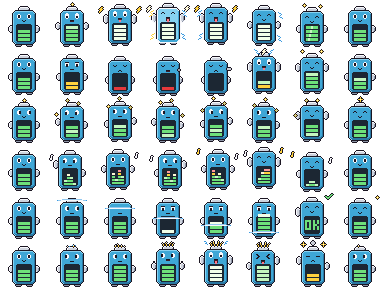
#> input picture dodaios/ui/pets/builtin/bolt/acts.png, 384 x 288 px; its folder holds only this picture in this run
$ python -i loader.py   (imports and definitions only)
#> lines starting #> are read from the running program, lines starting #| are printed output that depends on the picture; after the words box and inside, x2 and y2 are one past the last pixel; in counts of white or black regions, pixels touching at a corner belong together
#> further down, picture is the input picture: PIL image 384x288 RGBA; mean R, G, B, A 33.1, 53.7, 59.5, 107.1
"""Find, validate and decode pet packs (``docs/pets.md``).

Built-in pets ship under ``dodaios/ui/pets/builtin/<id>/``; user-created pets
live under ``<DATA_DIR>/pets/<u…id>/``. :func:`load_pet` turns a folder into a
:class:`PetPack` whose frames are ready for the overlay: RGBA at source size,
binary alpha, and no pixel in the overlay's exact colour key.

Pure Pillow, no OS-specific code: the same loader runs in the Tk overlay, the
macOS companion process and the REST routes.
"""

from __future__ import annotations

import json
import logging
import os
from collections.abc import Mapping
from dataclasses import dataclass, field
from pathlib import Path
from types import MappingProxyType

from PIL import Image, ImageChops

from dodaios.ui.pets.manifest import (
    BUILTIN_ID_RE,
    MAX_SHEET_BYTES,
    USER_ID_RE,
    PetManifest,
    PetManifestError,
    check_act_cells,
    check_cells,
    check_sheet_size,
    parse_manifest,
)
from dodaios.ui.pets.states import DEFAULT_PET_ID, NO_PET_ID, PET_STATES

_log = logging.getLogger(__name__)

MANIFEST_NAME = "pet.json"

#: The overlay's transparent colour (pure magenta). Sprites never use it.
COLOR_KEY: tuple[int, int, int] = (255, 0, 255)

#: Alpha at or above this counts as opaque; everything else is gone.
ALPHA_THRESHOLD = 128

#: A pet.json larger than this is not a manifest.
_MAX_MANIFEST_BYTES = 64 * 1024


@dataclass(frozen=True)
class PetPack:
    """A loaded pet: its manifest plus decoded frames for every state.

    ``frames`` has an entry for EVERY state in ``PET_STATES``; a state the
    manifest does not declare shares its fallback's tuple.
    """

    manifest: PetManifest
    directory: Path
    frames: Mapping[str, tuple[Image.Image, ...]]
    #: Decoded idle acts by name (empty when the pet has none).
    acts: Mapping[str, tuple[Image.Image, ...]] = field(
        default_factory=lambda: MappingProxyType({})
    )


def builtin_root() -> Path:
    """Folder holding the built-in pets (``dodaios/ui/pets/builtin``)."""
    return Path(__file__).resolve().parent / "builtin"


# [83 lines left out: functions custom_root, find_pet_dir, _child_folder, read_manifest, _probe_png, not called in this run]


def normalize_sheet(image: Image.Image) -> Image.Image:
    """Return ``image`` as RGBA with binary alpha and no exact colour-key pixel.

    Alpha at or above :data:`ALPHA_THRESHOLD` becomes 255, everything else
    becomes fully transparent black. An opaque pixel that is exactly
    ``#FF00FF`` is nudged to ``#FE00FE`` so the overlay's colour key never
    punches a hole into the sprite.
    """
    rgba = image.convert("RGBA")
    alpha = rgba.getchannel("A").point(lambda v: 255 if v >= ALPHA_THRESHOLD else 0)
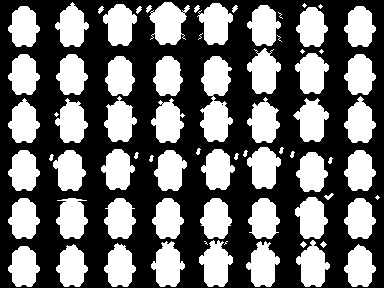
#> alpha: PIL image 384x288 L; 42% white; 75 white regions (11 under 20 px), largest, box (x1, y1, x2, y2) and area: (200, 56, 233, 142) 1885, (149, 2, 190, 45) 1132, (199, 240, 233, 287) 1039
    clean = Image.new("RGBA", rgba.size, (0, 0, 0, 0))
#> clean: PIL image 384x288 RGBA; every value is 0
    clean.paste(rgba.convert("RGB"), mask=alpha)
    clean.putalpha(alpha)
    key_mask = _exact_color_mask(clean, COLOR_KEY, alpha)
    if key_mask.getbbox() is not None:
        clean.paste(_nudged(COLOR_KEY) + (255,), mask=key_mask)
    return clean


# [112 lines left out: functions load_pet, _decode, load_default_pet, load_pet_by_id, _builtin_manifests, list_custom, not called in this run]


def list_pets(*, data_dir: Path | None = None) -> list[PetManifest]:
    """Built-in pets (default first) followed by user pets. Never raises."""
    return _builtin_manifests() + list_custom(custom_root(data_dir))


# [36 lines left out: functions to_color_key, _nudged, not called in this run]


def _exact_color_mask(
    image: Image.Image, color: tuple[int, int, int], alpha: Image.Image
) -> Image.Image:
    """An ``L`` mask: 255 where ``image`` is exactly ``color`` and ``alpha`` is opaque."""
#> called with color = (255, 0, 255)
    mask = alpha
    for channel, value in zip(image.convert("RGB").split(), color, strict=True):
        hit = channel.point(lambda v, value=value: 255 if v == value else 0)
        mask = ImageChops.multiply(mask, hit)
#> this loop made 3 passes
#> value on passes 1 to 3: 255, 0, 255
#> pass 1, in _exact_color_mask, `hit = channel.point(lambda v, value=value: 255 if v == value else 0)`:
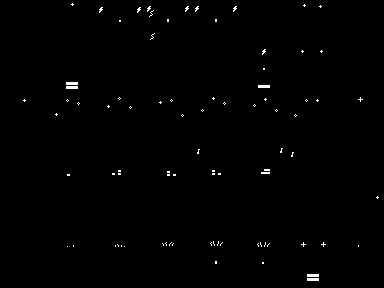
#> hit: PIL image 384x288 L; 0.58% white in thin lines or dots, all inside (x1, y1, x2, y2) = (23, 3, 379, 281)
    return mask

>>> from PIL import Image
>>> picture = Image.open('builtin/bolt/acts.png')
>>> result = normalize_sheet(picture)
